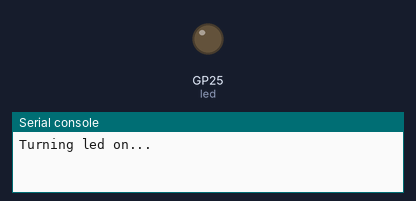
Simulated run of this program. Board: Raspberry Pi Pico running MicroPython. Shown: output pins drawn as LEDs (lit = HIGH), the last lines printed to the serial console. At 49.6 s the program stops and its outputs stay as they are.

Above: at 0.1 s.
At 5.1 s:
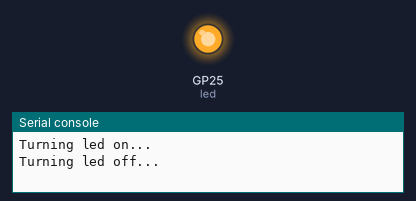
Timing chart, 0 to 40.0 s (numbered marks = the images above):
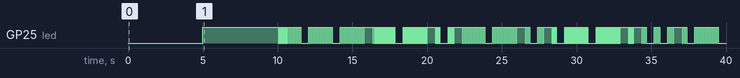

The program:

utils.py
```python
from machine import Pin
from time import sleep

led = Pin("LED",Pin.OUT)

def bin_blink(n,debugMessage="",duration=0.5,padding=0.05,paddingMult=2):
    def paddingBlink(inPaddingMult = paddingMult):
        for i in range(2*inPaddingMult):
                led.on()
                sleep(padding)
                led.off()
                sleep(padding)

    bin = '{0:b}'.format(n)
    print('bin_blink({},"{}") = {}'.format(n,debugMessage,bin))

    isFirstBit = True
    paddingBlink(4*paddingMult)
    for bit in bin:
        if(not isFirstBit):
            paddingBlink()
        else:
             isFirstBit = False
        # print(bit == '1')
        led.value(bit == '1')
        sleep(duration)
    paddingBlink(4*paddingMult)
    sleep(duration)


if __name__ == "__main__":
    print("Turning led on...")
    sleep(5)
    led.on()
    print("Turning led off...")
    sleep(5)
    led.off()

    print("Testing bin_blink with multiple inputs")

    bin_blink(0,"Test 0")
    bin_blink(1,"Test 1")
    bin_blink(5,"Test 2")
    bin_blink(10,"Test 3")
    bin_blink(50,"Test 4")
    bin_blink(100,"Test 5")
```
